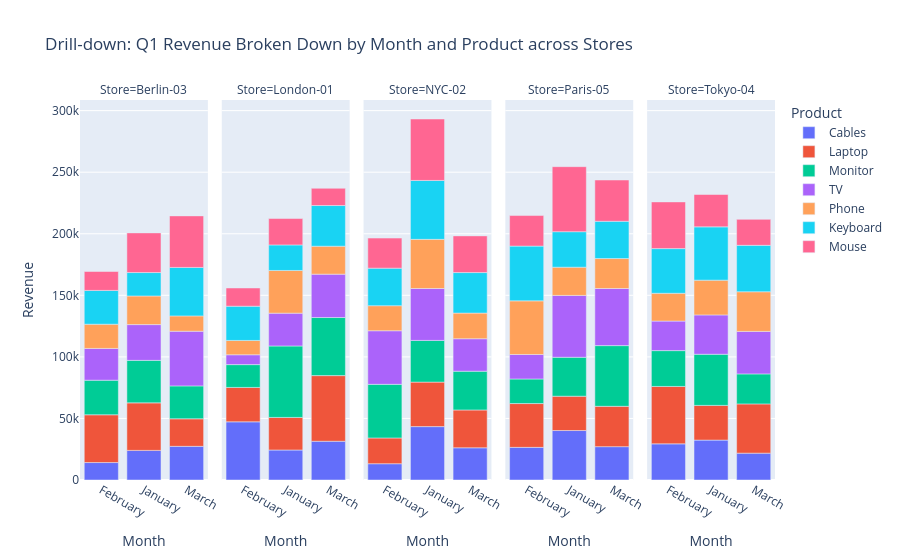

The cell this chart's notebook holds for it:
### Markdown cell above
### 5.2 Roll-up & Drill-down (The Zoom Tools)
- **Roll-up**: Aggregates data by moving **UP** a hierarchy (e.g., Month -> Quarter, or Product -> Category). It summarizes granular data into a higher-level view.
- **Drill-down**: Breaks down data by moving **DOWN** a hierarchy (e.g., Quarter -> Month). It reveals the granular details hidden within an aggregate.

The **`groupby()`** function with multiple columns natively creates the Data Cube. Let's compare a Snowflake Roll-up (Product -> Category) with a Drill-down (Monthly).

### Code cell
# Creating a Hierarchical Data Cube using MultiIndex
cube = dw_df.groupby(['Year', 'Quarter', 'Month', 'Store', 'Category', 'Product'])['Revenue'].sum()

# ROLL-UP (SNOWFLAKE): Move from specific Products up to the normalized 'Category' level
rollup_category = cube.groupby(level=['Year', 'Quarter', 'Store', 'Category']).sum().reset_index()
print("--- Snowflake Roll-up: Quarterly Sales by Store and Category ---")
print(rollup_category.head(10))

# DRILL-DOWN: Move from a high level down to specific months for Q1
drilldown_q1 = cube.loc[2023, 'Q1'].reset_index()
print("\n--- Drill-down: Q1 Broken down by Month, Store, Category, and Product ---")
print(drilldown_q1.head(10))

# Visualizing the Drill-down
fig_drill = px.bar(drilldown_q1, x='Month', y='Revenue', color='Product', facet_col='Store', 
                   title="Drill-down: Q1 Revenue Broken Down by Month and Product across Stores")
fig_drill.show()

### Figure 1 — Plotly figure (JSON) as saved in the notebook; plotly's stock layout.template omitted (floating-point values rounded to 4 significant figures)
{"data": [{"hovertemplate": "Product=Cables<br>Store=Berlin-03<br>Month=%{x}<br>Revenue=%{y}<extra></extra>", "legendgroup": "Cables", "marker": {"color": "#636efa", "pattern": {"shape": ""}}, "name": "Cables", "orientation": "v", "showlegend": true, "textposition": "auto", "type": "bar", "x": ["February", "January", "March"], "xaxis": "x", "y": [14170.0, 24050.0, 27340.0], "yaxis": "y"}, {"hovertemplate": "Product=Cables<br>Store=London-01<br>Month=%{x}<br>Revenue=%{y}<extra></extra>", "legendgroup": "Cables", "marker": {"color": "#636efa", "pattern": {"shape": ""}}, "name": "Cables", "orientation": "v", "showlegend": false, "textposition": "auto", "type": "bar", "x": ["February", "January", "March"], "xaxis": "x2", "y": [47250.0, 24360.0, 31460.0], "yaxis": "y2"}, {"hovertemplate": "Product=Cables<br>Store=NYC-02<br>Month=%{x}<br>Revenue=%{y}<extra></extra>", "legendgroup": "Cables", "marker": {"color": "#636efa", "pattern": {"shape": ""}}, "name": "Cables", "orientation": "v", "showlegend": false, "textposition": "auto", "type": "bar", "x": ["February", "January", "March"], "xaxis": "x3", "y": [13230.0, 43360.0, 26160.0], "yaxis": "y3"}, {"hovertemplate": "Product=Cables<br>Store=Paris-05<br>Month=%{x}<br>Revenue=%{y}<extra></extra>", "legendgroup": "Cables", "marker": {"color": "#636efa", "pattern": {"shape": ""}}, "name": "Cables", "orientation": "v", "showlegend": false, "textposition": "auto", "type": "bar", "x": ["February", "January", "March"], "xaxis": "x4", "y": [26500.0, 40180.0, 27070.0], "yaxis": "y4"}, {"hovertemplate": "Product=Cables<br>Store=Tokyo-04<br>Month=%{x}<br>Revenue=%{y}<extra></extra>", "legendgroup": "Cables", "marker": {"color": "#636efa", "pattern": {"shape": ""}}, "name": "Cables", "orientation": "v", "showlegend": false, "textposition": "auto", "type": "bar", "x": ["February", "January", "March"], "xaxis": "x5", "y": [29360.0, 32390.0, 21810.0], "yaxis": "y5"}, {"hovertemplate": "Product=Laptop<br>Store=Berlin-03<br>Month=%{x}<br>Revenue=%{y}<extra></extra>", "legendgroup": "Laptop", "marker": {"color": "#EF553B", "pattern": {"shape": ""}}, "name": "Laptop", "orientation": "v", "showlegend": true, "textposition": "auto", "type": "bar", "x": ["February", "January", "March"], "xaxis": "x", "y": [38800.0, 38600.0, 22370.0], "yaxis": "y"}, {"hovertemplate": "Product=Laptop<br>Store=London-01<br>Month=%{x}<br>Revenue=%{y}<extra></extra>", "legendgroup": "Laptop", "marker": {"color": "#EF553B", "pattern": {"shape": ""}}, "name": "Laptop", "orientation": "v", "showlegend": false, "textposition": "auto", "type": "bar", "x": ["February", "January", "March"], "xaxis": "x2", "y": [27930.0, 26460.0, 53310.0], "yaxis": "y2"}, {"hovertemplate": "Product=Laptop<br>Store=NYC-02<br>Month=%{x}<br>Revenue=%{y}<extra></extra>", "legendgroup": "Laptop", "marker": {"color": "#EF553B", "pattern": {"shape": ""}}, "name": "Laptop", "orientation": "v", "showlegend": false, "textposition": "auto", "type": "bar", "x": ["February", "January", "March"], "xaxis": "x3", "y": [20920.0, 36150.0, 30730.0], "yaxis": "y3"}, {"hovertemplate": "Product=Laptop<br>Store=Paris-05<br>Month=%{x}<br>Revenue=%{y}<extra></extra>", "legendgroup": "Laptop", "marker": {"color": "#EF553B", "pattern": {"shape": ""}}, "name": "Laptop", "orientation": "v", "showlegend": false, "textposition": "auto", "type": "bar", "x": ["February", "January", "March"], "xaxis": "x4", "y": [35590.0, 27870.0, 32790.0], "yaxis": "y4"}, {"hovertemplate": "Product=Laptop<br>Store=Tokyo-04<br>Month=%{x}<br>Revenue=%{y}<extra></extra>", "legendgroup": "Laptop", "marker": {"color": "#EF553B", "pattern": {"shape": ""}}, "name": "Laptop", "orientation": "v", "showlegend": false, "textposition": "auto", "type": "bar", "x": ["February", "January", "March"], "xaxis": "x5", "y": [46620.0, 28200.0, 40010.0], "yaxis": "y5"}, {"hovertemplate": "Product=Monitor<br>Store=Berlin-03<br>Month=%{x}<br>Revenue=%{y}<extra></extra>", "legendgroup": "Monitor", "marker": {"color": "#00cc96", "pattern": {"shape": ""}}, "name": "Monitor", "orientation": "v", "showlegend": true, "textposition": "auto", "type": "bar", "x": ["February", "January", "March"], "xaxis": "x", "y": [28100.0, 34530.0, 26730.0], "yaxis": "y"}, {"hovertemplate": "Product=Monitor<br>Store=London-01<br>Month=%{x}<br>Revenue=%{y}<extra></extra>", "legendgroup": "Monitor", "marker": {"color": "#00cc96", "pattern": {"shape": ""}}, "name": "Monitor", "orientation": "v", "showlegend": false, "textposition": "auto", "type": "bar", "x": ["February", "January", "March"], "xaxis": "x2", "y": [18530.0, 58040.0, 47190.0], "yaxis": "y2"}, {"hovertemplate": "Product=Monitor<br>Store=NYC-02<br>Month=%{x}<br>Revenue=%{y}<extra></extra>", "legendgroup": "Monitor", "marker": {"color": "#00cc96", "pattern": {"shape": ""}}, "name": "Monitor", "orientation": "v", "showlegend": false, "textposition": "auto", "type": "bar", "x": ["February", "January", "March"], "xaxis": "x3", "y": [43550.0, 33870.0, 31490.0], "yaxis": "y3"}, {"hovertemplate": "Product=Monitor<br>Store=Paris-05<br>Month=%{x}<br>Revenue=%{y}<extra></extra>", "legendgroup": "Monitor", "marker": {"color": "#00cc96", "pattern": {"shape": ""}}, "name": "Monitor", "orientation": "v", "showlegend": false, "textposition": "auto", "type": "bar", "x": ["February", "January", "March"], "xaxis": "x4", "y": [19960.0, 31620.0, 49280.0], "yaxis": "y4"}, {"hovertemplate": "Product=Monitor<br>Store=Tokyo-04<br>Month=%{x}<br>Revenue=%{y}<extra></extra>", "legendgroup": "Monitor", "marker": {"color": "#00cc96", "pattern": {"shape": ""}}, "name": "Monitor", "orientation": "v", "showlegend": false, "textposition": "auto", "type": "bar", "x": ["February", "January", "March"], "xaxis": "x5", "y": [29110.0, 41530.0, 24370.0], "yaxis": "y5"}, {"hovertemplate": "Product=TV<br>Store=Berlin-03<br>Month=%{x}<br>Revenue=%{y}<extra></extra>", "legendgroup": "TV", "marker": {"color": "#ab63fa", "pattern": {"shape": ""}}, "name": "TV", "orientation": "v", "showlegend": true, "textposition": "auto", "type": "bar", "x": ["February", "January", "March"], "xaxis": "x", "y": [25780.0, 29040.0, 44380.0], "yaxis": "y"}, {"hovertemplate": "Product=TV<br>Store=London-01<br>Month=%{x}<br>Revenue=%{y}<extra></extra>", "legendgroup": "TV", "marker": {"color": "#ab63fa", "pattern": {"shape": ""}}, "name": "TV", "orientation": "v", "showlegend": false, "textposition": "auto", "type": "bar", "x": ["February", "January", "March"], "xaxis": "x2", "y": [7992.0, 26640.0, 35210.0], "yaxis": "y2"}, {"hovertemplate": "Product=TV<br>Store=NYC-02<br>Month=%{x}<br>Revenue=%{y}<extra></extra>", "legendgroup": "TV", "marker": {"color": "#ab63fa", "pattern": {"shape": ""}}, "name": "TV", "orientation": "v", "showlegend": false, "textposition": "auto", "type": "bar", "x": ["February", "January", "March"], "xaxis": "x3", "y": [43530.0, 42150.0, 26360.0], "yaxis": "y3"}, {"hovertemplate": "Product=TV<br>Store=Paris-05<br>Month=%{x}<br>Revenue=%{y}<extra></extra>", "legendgroup": "TV", "marker": {"color": "#ab63fa", "pattern": {"shape": ""}}, "name": "TV", "orientation": "v", "showlegend": false, "textposition": "auto", "type": "bar", "x": ["February", "January", "March"], "xaxis": "x4", "y": [19900.0, 50240.0, 46390.0], "yaxis": "y4"}, {"hovertemplate": "Product=TV<br>Store=Tokyo-04<br>Month=%{x}<br>Revenue=%{y}<extra></extra>", "legendgroup": "TV", "marker": {"color": "#ab63fa", "pattern": {"shape": ""}}, "name": "TV", "orientation": "v", "showlegend": false, "textposition": "auto", "type": "bar", "x": ["February", "January", "March"], "xaxis": "x5", "y": [23980.0, 31950.0, 34500.0], "yaxis": "y5"}, {"hovertemplate": "Product=Phone<br>Store=Berlin-03<br>Month=%{x}<br>Revenue=%{y}<extra></extra>", "legendgroup": "Phone", "marker": {"color": "#FFA15A", "pattern": {"shape": ""}}, "name": "Phone", "orientation": "v", "showlegend": true, "textposition": "auto", "type": "bar", "x": ["February", "January", "March"], "xaxis": "x", "y": [19670.0, 23260.0, 12460.0], "yaxis": "y"}, {"hovertemplate": "Product=Phone<br>Store=London-01<br>Month=%{x}<br>Revenue=%{y}<extra></extra>", "legendgroup": "Phone", "marker": {"color": "#FFA15A", "pattern": {"shape": ""}}, "name": "Phone", "orientation": "v", "showlegend": false, "textposition": "auto", "type": "bar", "x": ["February", "January", "March"], "xaxis": "x2", "y": [11640.0, 34670.0, 22700.0], "yaxis": "y2"}, {"hovertemplate": "Product=Phone<br>Store=NYC-02<br>Month=%{x}<br>Revenue=%{y}<extra></extra>", "legendgroup": "Phone", "marker": {"color": "#FFA15A", "pattern": {"shape": ""}}, "name": "Phone", "orientation": "v", "showlegend": false, "textposition": "auto", "type": "bar", "x": ["February", "January", "March"], "xaxis": "x3", "y": [20340.0, 39920.0, 20830.0], "yaxis": "y3"}, {"hovertemplate": "Product=Phone<br>Store=Paris-05<br>Month=%{x}<br>Revenue=%{y}<extra></extra>", "legendgroup": "Phone", "marker": {"color": "#FFA15A", "pattern": {"shape": ""}}, "name": "Phone", "orientation": "v", "showlegend": false, "textposition": "auto", "type": "bar", "x": ["February", "January", "March"], "xaxis": "x4", "y": [43560.0, 22920.0, 24320.0], "yaxis": "y4"}, {"hovertemplate": "Product=Phone<br>Store=Tokyo-04<br>Month=%{x}<br>Revenue=%{y}<extra></extra>", "legendgroup": "Phone", "marker": {"color": "#FFA15A", "pattern": {"shape": ""}}, "name": "Phone", "orientation": "v", "showlegend": false, "textposition": "auto", "type": "bar", "x": ["February", "January", "March"], "xaxis": "x5", "y": [22570.0, 28220.0, 32200.0], "yaxis": "y5"}, {"hovertemplate": "Product=Keyboard<br>Store=Berlin-03<br>Month=%{x}<br>Revenue=%{y}<extra></extra>", "legendgroup": "Keyboard", "marker": {"color": "#19d3f3", "pattern": {"shape": ""}}, "name": "Keyboard", "orientation": "v", "showlegend": true, "textposition": "auto", "type": "bar", "x": ["February", "January", "March"], "xaxis": "x", "y": [27450.0, 19020.0, 39370.0], "yaxis": "y"}, {"hovertemplate": "Product=Keyboard<br>Store=London-01<br>Month=%{x}<br>Revenue=%{y}<extra></extra>", "legendgroup": "Keyboard", "marker": {"color": "#19d3f3", "pattern": {"shape": ""}}, "name": "Keyboard", "orientation": "v", "showlegend": false, "textposition": "auto", "type": "bar", "x": ["February", "January", "March"], "xaxis": "x2", "y": [27800.0, 20760.0, 33040.0], "yaxis": "y2"}, {"hovertemplate": "Product=Keyboard<br>Store=NYC-02<br>Month=%{x}<br>Revenue=%{y}<extra></extra>", "legendgroup": "Keyboard", "marker": {"color": "#19d3f3", "pattern": {"shape": ""}}, "name": "Keyboard", "orientation": "v", "showlegend": false, "textposition": "auto", "type": "bar", "x": ["February", "January", "March"], "xaxis": "x3", "y": [30500.0, 47840.0, 32900.0], "yaxis": "y3"}, {"hovertemplate": "Product=Keyboard<br>Store=Paris-05<br>Month=%{x}<br>Revenue=%{y}<extra></extra>", "legendgroup": "Keyboard", "marker": {"color": "#19d3f3", "pattern": {"shape": ""}}, "name": "Keyboard", "orientation": "v", "showlegend": false, "textposition": "auto", "type": "bar", "x": ["February", "January", "March"], "xaxis": "x4", "y": [44460.0, 28840.0, 30280.0], "yaxis": "y4"}, {"hovertemplate": "Product=Keyboard<br>Store=Tokyo-04<br>Month=%{x}<br>Revenue=%{y}<extra></extra>", "legendgroup": "Keyboard", "marker": {"color": "#19d3f3", "pattern": {"shape": ""}}, "name": "Keyboard", "orientation": "v", "showlegend": false, "textposition": "auto", "type": "bar", "x": ["February", "January", "March"], "xaxis": "x5", "y": [36300.0, 43300.0, 37690.0], "yaxis": "y5"}, {"hovertemplate": "Product=Mouse<br>Store=Berlin-03<br>Month=%{x}<br>Revenue=%{y}<extra></extra>", "legendgroup": "Mouse", "marker": {"color": "#FF6692", "pattern": {"shape": ""}}, "name": "Mouse", "orientation": "v", "showlegend": true, "textposition": "auto", "type": "bar", "x": ["February", "January", "March"], "xaxis": "x", "y": [15360.0, 32210.0, 41870.0], "yaxis": "y"}, {"hovertemplate": "Product=Mouse<br>Store=London-01<br>Month=%{x}<br>Revenue=%{y}<extra></extra>", "legendgroup": "Mouse", "marker": {"color": "#FF6692", "pattern": {"shape": ""}}, "name": "Mouse", "orientation": "v", "showlegend": false, "textposition": "auto", "type": "bar", "x": ["February", "January", "March"], "xaxis": "x2", "y": [14810.0, 21430.0, 14000.0], "yaxis": "y2"}, {"hovertemplate": "Product=Mouse<br>Store=NYC-02<br>Month=%{x}<br>Revenue=%{y}<extra></extra>", "legendgroup": "Mouse", "marker": {"color": "#FF6692", "pattern": {"shape": ""}}, "name": "Mouse", "orientation": "v", "showlegend": false, "textposition": "auto", "type": "bar", "x": ["February", "January", "March"], "xaxis": "x3", "y": [24420.0, 49910.0, 29790.0], "yaxis": "y3"}, {"hovertemplate": "Product=Mouse<br>Store=Paris-05<br>Month=%{x}<br>Revenue=%{y}<extra></extra>", "legendgroup": "Mouse", "marker": {"color": "#FF6692", "pattern": {"shape": ""}}, "name": "Mouse", "orientation": "v", "showlegend": false, "textposition": "auto", "type": "bar", "x": ["February", "January", "March"], "xaxis": "x4", "y": [24820.0, 52800.0, 33530.0], "yaxis": "y4"}, {"hovertemplate": "Product=Mouse<br>Store=Tokyo-04<br>Month=%{x}<br>Revenue=%{y}<extra></extra>", "legendgroup": "Mouse", "marker": {"color": "#FF6692", "pattern": {"shape": ""}}, "name": "Mouse", "orientation": "v", "showlegend": false, "textposition": "auto", "type": "bar", "x": ["February", "January", "March"], "xaxis": "x5", "y": [37910.0, 26280.0, 21090.0], "yaxis": "y5"}], "layout": {"annotations": [{"font": {}, "showarrow": false, "text": "Store=Berlin-03", "x": 0.092, "xanchor": "center", "xref": "paper", "y": 1, "yanchor": "bottom", "yref": "paper"}, {"font": {}, "showarrow": false, "text": "Store=London-01", "x": 0.296, "xanchor": "center", "xref": "paper", "y": 1, "yanchor": "bottom", "yref": "paper"}, {"font": {}, "showarrow": false, "text": "Store=NYC-02", "x": 0.5, "xanchor": "center", "xref": "paper", "y": 1, "yanchor": "bottom", "yref": "paper"}, {"font": {}, "showarrow": false, "text": "Store=Paris-05", "x": 0.704, "xanchor": "center", "xref": "paper", "y": 1, "yanchor": "bottom", "yref": "paper"}, {"font": {}, "showarrow": false, "text": "Store=Tokyo-04", "x": 0.908, "xanchor": "center", "xref": "paper", "y": 1, "yanchor": "bottom", "yref": "paper"}], "barmode": "relative", "legend": {"title": {"text": "Product"}, "tracegroupgap": 0}, "title": {"text": "Drill-down: Q1 Revenue Broken Down by Month and Product across Stores"}, "xaxis": {"anchor": "y", "domain": [0, 0.184], "title": {"text": "Month"}}, "xaxis2": {"anchor": "y2", "domain": [0.204, 0.388], "matches": "x", "title": {"text": "Month"}}, "xaxis3": {"anchor": "y3", "domain": [0.408, 0.592], "matches": "x", "title": {"text": "Month"}}, "xaxis4": {"anchor": "y4", "domain": [0.612, 0.796], "matches": "x", "title": {"text": "Month"}}, "xaxis5": {"anchor": "y5", "domain": [0.816, 1], "matches": "x", "title": {"text": "Month"}}, "yaxis": {"anchor": "x", "domain": [0, 1], "title": {"text": "Revenue"}}, "yaxis2": {"anchor": "x2", "domain": [0, 1], "matches": "y", "showticklabels": false}, "yaxis3": {"anchor": "x3", "domain": [0, 1], "matches": "y", "showticklabels": false}, "yaxis4": {"anchor": "x4", "domain": [0, 1], "matches": "y", "showticklabels": false}, "yaxis5": {"anchor": "x5", "domain": [0, 1], "matches": "y", "showticklabels": false}}}
